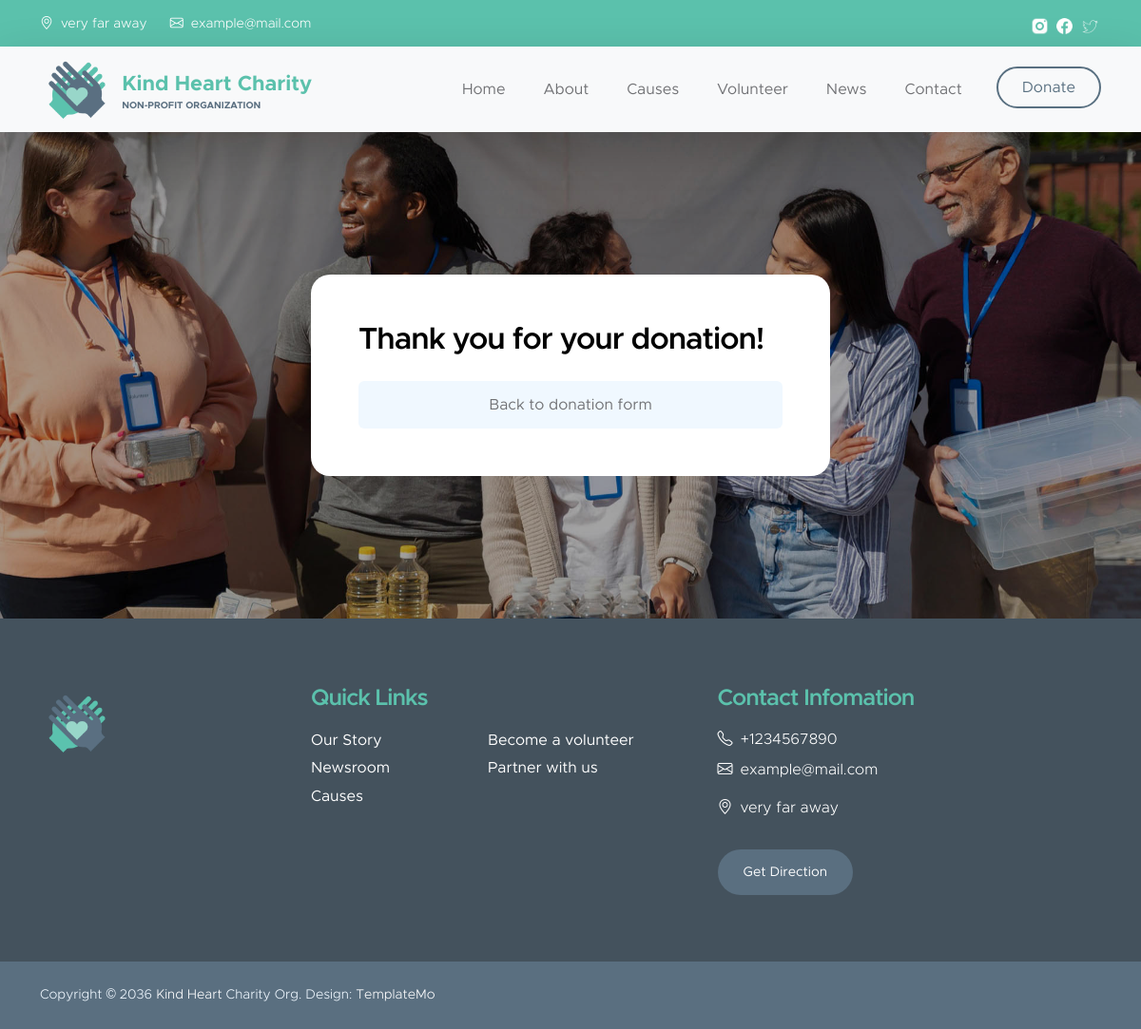
The page /donate/success/ on the database its author committed.
### home/models.py (models this page shows, shortened)
class Information(models.Model):
    phone_regex = RegexValidator(regex=r'^\+?1?\d{9,15}$', message="Phone number must be entered in the format: '+999999999'. Up to 15 digits allowed.")
    phone_number = models.CharField(validators=[phone_regex], max_length=17, blank=True)
    email = models.EmailField(blank=True)
    contact_email = models.EmailField()
    adress = models.TextField(blank=True)
    socials = models.ManyToManyField("Socials", blank=True)
    class Meta:
        verbose_name = 'Information'
        verbose_name_plural = 'Information'

class Socials(models.Model):
    name = models.CharField(max_length=50, null=True)
    icon = models.ImageField(null=True)
    url = models.URLField(null=True)
    class Meta:
        verbose_name = 'Socials'
        verbose_name_plural = 'Socials'

### donations/views.py (the view)
# urls.py: path('donate/success/', success_view, name='success'),
def success_view(request):
    context = {
        'info': Information.objects.first(),
        'status': 'Thank you for your donation!'
    }
    return render(request, 'donate.html', context=context)

### templates/donate.html (shortened to what this page needs)
{% extends 'base.html' %}
{% block main %}
        <main>
            <section class="donate-section">
                <div class="container">
                    <div class="row">
                        <div class="col-lg-6 col-12 mx-auto">
                            {% if status %}
                            <div class="custom-form donate-form">
                                <div class="row">
                                    <div class="col-lg-12 col-12">
                                        <h3 class="mb-4">{{ status }}</h3>
                                        <a href="{% url 'donate' %}">
                                            <button class="form-control mt-4">Back to donation form</button>
                                        </a>
                                    </div>
                                </div>
                            </div>
                            {% endif %}
                        </div>
                    </div>
                </div>
            </section>
        </main>
{% endblock %}

### templates/base.html (shortened to what this page needs)
{% load static %}
<!doctype html>
<html lang="en">
    <head>
        <link href="{% static 'css/bootstrap.min.css' %}" rel="stylesheet">
        <link href="{% static 'css/bootstrap-icons.css' %}" rel="stylesheet">
        <link href="{% static 'css/templatemo-kind-heart-charity.css' %}" rel="stylesheet">
    </head>
    <body id="section_1">
        <header class="site-header">
            <div class="container">
                <div class="row">
                    <div class="col-lg-8 col-12 d-flex flex-wrap">
                        <p class="d-flex me-4 mb-0">
                            <i class="bi-geo-alt me-2"></i>
                            {{ info.adress }}
                        </p>
                        <p class="d-flex mb-0">
                            <i class="bi-envelope me-2"></i>
                            <a href="mailto:{{ info.email }}">
                                {{ info.email }}
                            </a>
                        </p>
                    </div>
                    <div class="col-lg-3 col-12 ms-auto d-lg-block d-none">
                        <ul class="social-icon">
                            {% for social in info.socials.all %}
                            <li class="social-icon-item">
                                <a href="{{ social.url }}" class="social-icon-link">
                                    <img src="{{ social.icon.url }}" class="social-icon-img">
                                </a>
                            </li>
                            {% endfor %}
                        </ul>
                    </div>
                </div>
            </div>
        </header>
        <nav class="navbar navbar-expand-lg bg-light shadow-lg">
            <div class="container">
                <a class="navbar-brand" href="{% url 'home' %}">
                    <img src="{% static 'images/logo.png' %}" class="logo img-fluid" alt="Kind Heart Charity">
                    <span>
                        Kind Heart Charity
                        <small>Non-profit Organization</small>
                    </span>
                </a>
                <div class="collapse navbar-collapse" id="navbarNav">
                    <ul class="navbar-nav ms-auto">
                        <li class="nav-item">
                            <a class="nav-link click-scroll" href="{% url 'home' %}">Home</a>
                        </li>
                        <li class="nav-item">
                            <a class="nav-link click-scroll" href="{% url 'home' %}#section_2">About</a>
                        </li>
                        <li class="nav-item">
                            <a class="nav-link click-scroll" href="{% url 'home' %}#section_3">Causes</a>
                        </li>
                        <li class="nav-item">
                            <a class="nav-link click-scroll" href="{% url 'home' %}#section_4">Volunteer</a>
                        </li>
                        <li class="nav-item">
                            <a class="nav-link click-scroll" href="{% url 'post_list' %}">News</a>
                        </li>
                        <li class="nav-item">
                            <a class="nav-link click-scroll" href="{% url 'home' %}#section_6">Contact</a>
                        </li>
                        <li class="nav-item ms-3">
                            <a class="nav-link custom-btn custom-border-btn btn" href="{% url 'donate' %}">Donate</a>
                        </li>
                    </ul>
                </div>
            </div>
        </nav>
        {% block main %} {% endblock %}
        <footer class="site-footer">
            <div class="container">
                <div class="row">
                    <div class="col-lg-3 col-12 mb-4">
                        <img src="{% static 'images/logo.png' %}" class="logo img-fluid" alt="">
                    </div>
                    <div class="col-lg-4 col-md-6 col-12 mb-4">
                        <h5 class="site-footer-title mb-3">Quick Links</h5>
                        <ul class="footer-menu">
                            <li class="footer-menu-item"><a href="{% url 'home' %}#section_2" class="footer-menu-link">Our Story</a></li>
                            <li class="footer-menu-item"><a href="{% url 'post_list' %}" class="footer-menu-link">Newsroom</a></li>
                            <li class="footer-menu-item"><a href="{% url 'home' %}#section_3" class="footer-menu-link">Causes</a></li>
                            <li class="footer-menu-item"><a href="{% url 'home' %}#section_4" class="footer-menu-link">Become a volunteer</a></li>
                            <li class="footer-menu-item"><a href="{% url 'home' %}#section_6" class="footer-menu-link">Partner with us</a></li>
                        </ul>
                    </div>
                    <div class="col-lg-4 col-md-6 col-12 mx-auto">
                        <h5 class="site-footer-title mb-3">Contact Infomation</h5>
                        <p class="text-white d-flex mb-2">
                            <i class="bi-telephone me-2"></i>
                            <a href="tel: {{ info.phone_number }}" class="site-footer-link">
                                {{ info.phone_number }}
                            </a>
                        </p>
                        <p class="text-white d-flex">
                            <i class="bi-envelope me-2"></i>
                            <a href="mailto:{{ info.email }}" class="site-footer-link">
                                {{ info.email }}
                            </a>
                        </p>
                        <p class="text-white d-flex mt-3">
                            <i class="bi-geo-alt me-2"></i>
                            {{ info.adress }}
                        </p>
                        <a href="#" class="custom-btn btn mt-3">Get Direction</a>
                    </div>
                </div>
            </div>
            <div class="site-footer-bottom">
                <div class="container">
                    <div class="row">
                        <div class="col-lg-6 col-md-7 col-12">
                            <p class="copyright-text mb-0">Copyright © 2036 <a href="#">Kind Heart</a> Charity Org.
                        	Design: <a href="https://templatemo.com" target="_blank">TemplateMo</a></p>
                        </div>
                        <div class="col-lg-6 col-md-5 col-12 d-flex justify-content-center align-items-center mx-auto">
                        </div>
                    </div>
                </div>
            </div>
        </footer>
    </body>
</html>

### rows shown on the page
Information: adress "very far away", email "example@mail.com", phone_number "+1234567890"
Socials: icon (picture)
Socials: icon (picture)
Socials: icon (picture)

### other values the page prints
{{ status }} "Thank you for your donation!"
